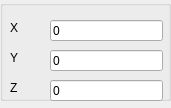
        <widget class="QWidget" name="toolBoxPage1">
         <property name="geometry">
          <rect>
           <x>0</x>
           <y>0</y>
           <width>171</width>
           <height>108</height>
          </rect>
         </property>
         <attribute name="label">
          <string>Drone Estimated Pose</string>
         </attribute>
         <widget class="QGroupBox" name="groupBox_2">
          <property name="geometry">
           <rect>
            <x>0</x>
            <y>0</y>
            <width>171</width>
            <height>101</height>
           </rect>
          </property>
          <property name="title">
           <string/>
          </property>
          <widget class="QLineEdit" name="lineEdit_estimatedPoseX">
           <property name="geometry">
            <rect>
             <x>50</x>
             <y>20</y>
             <width>113</width>
             <height>21</height>
            </rect>
           </property>
           <property name="text">
            <string>0</string>
           </property>
          </widget>
          <widget class="QLineEdit" name="lineEdit_estimatedPoseY">
           <property name="geometry">
            <rect>
             <x>50</x>
             <y>50</y>
             <width>113</width>
             <height>21</height>
            </rect>
           </property>
           <property name="text">
            <string>0</string>
           </property>
          </widget>
          <widget class="QLineEdit" name="lineEdit_estimatedPoseZ">
           <property name="geometry">
            <rect>
             <x>50</x>
             <y>80</y>
             <width>113</width>
             <height>21</height>
            </rect>
           </property>
           <property name="text">
            <string>0</string>
           </property>
          </widget>
          <widget class="QLabel" name="label_13">
           <property name="geometry">
            <rect>
             <x>10</x>
             <y>20</y>
             <width>31</width>
             <height>16</height>
            </rect>
           </property>
           <property name="text">
            <string>X</string>
           </property>
          </widget>
          <widget class="QLabel" name="label_14">
           <property name="geometry">
            <rect>
             <x>10</x>
             <y>50</y>
             <width>31</width>
             <height>16</height>
            </rect>
           </property>
           <property name="text">
            <string>Y</string>
           </property>
          </widget>
          <widget class="QLabel" name="label_15">
           <property name="geometry">
            <rect>
             <x>10</x>
             <y>80</y>
             <width>31</width>
             <height>16</height>
            </rect>
           </property>
           <property name="text">
            <string>Z</string>
           </property>
          </widget>
         </widget>
        </widget>
